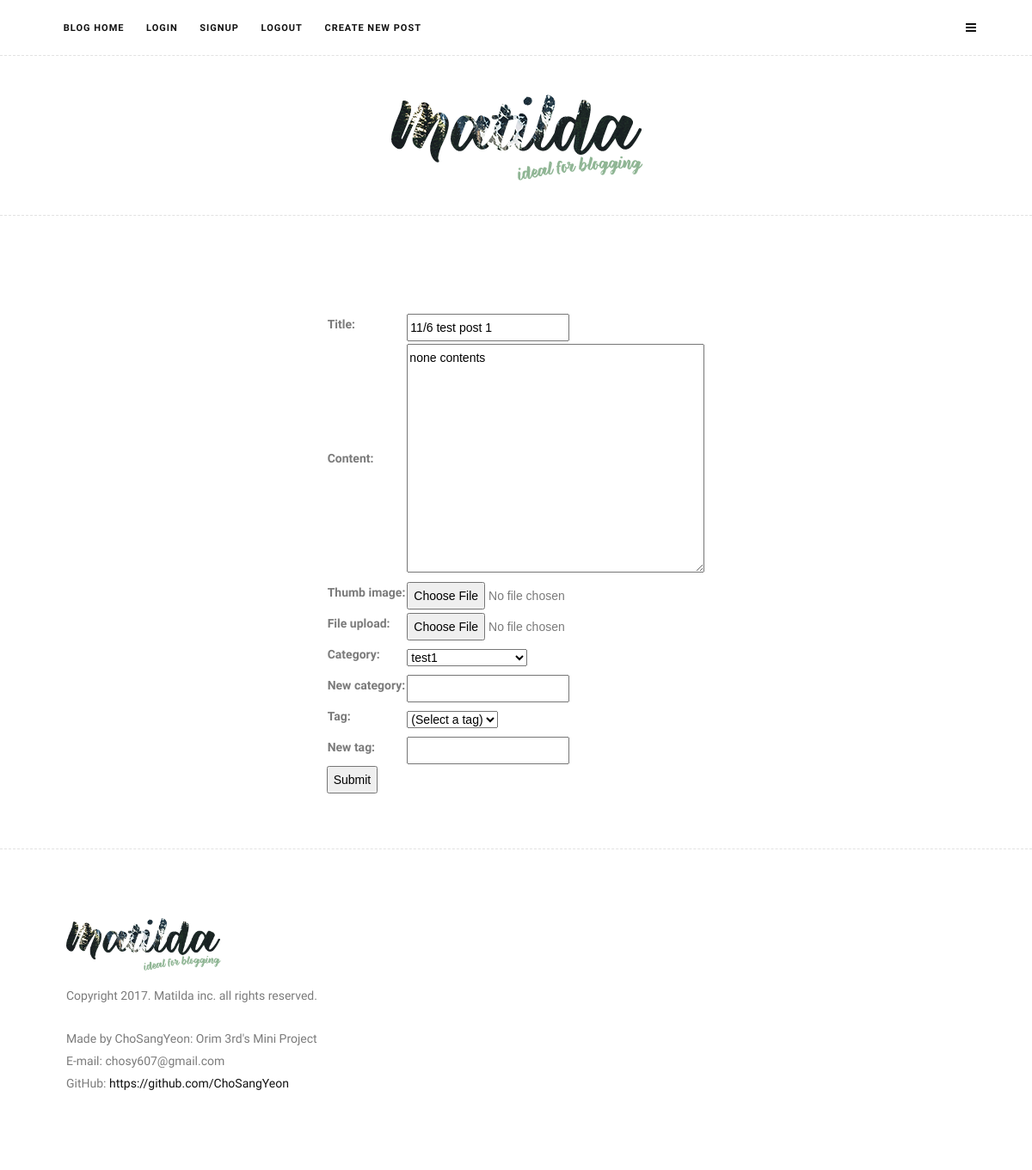
The page /blog/1/edit/ (signed in) on the database as committed earlier.
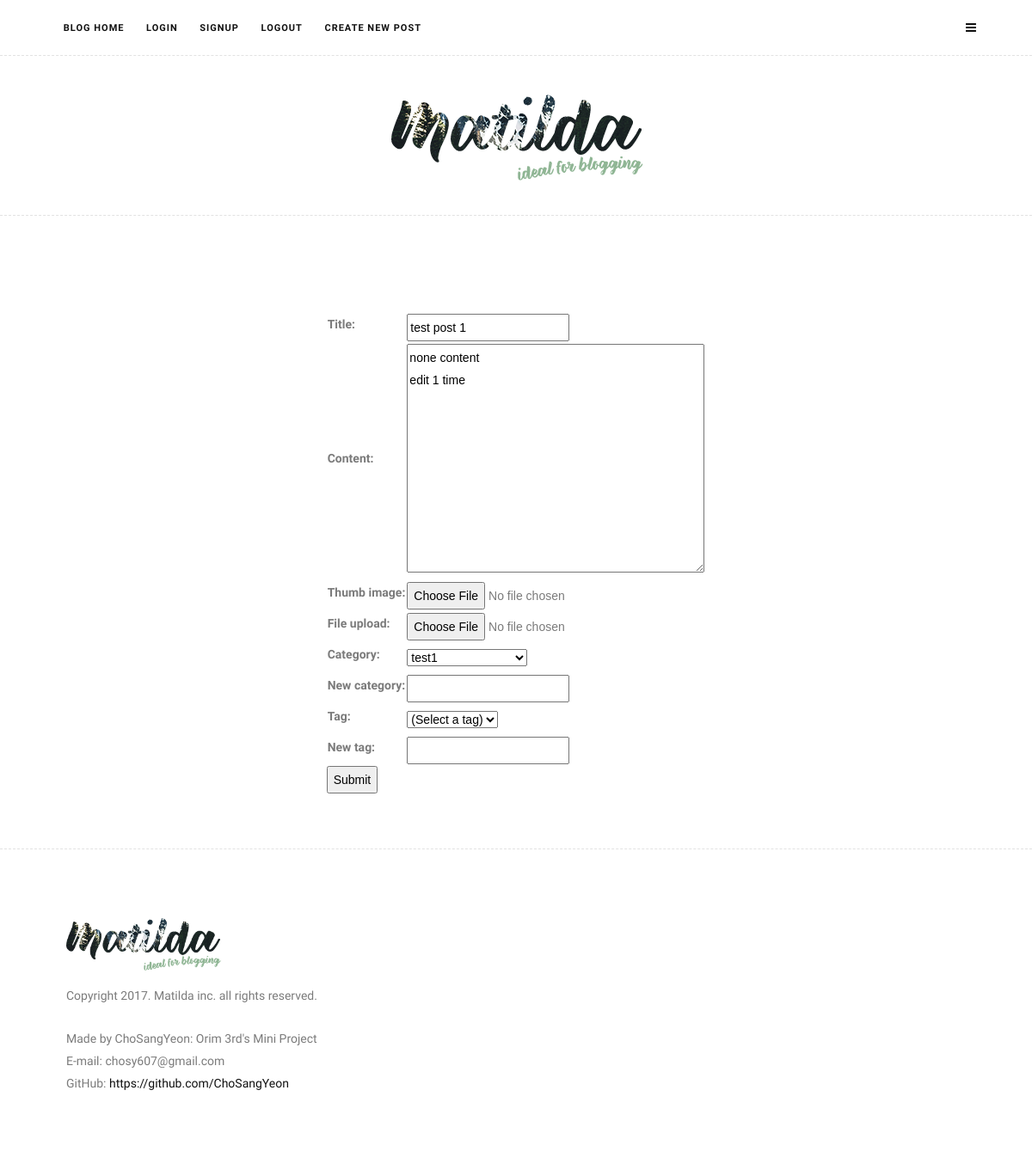
The same page on the database as committed later.
### blog/models.py (models this page shows, shortened)
class Post(models.Model):
    author = models.ForeignKey(User, on_delete=models.CASCADE, related_name='posts')
    title = models.CharField(max_length=100)
    content = models.TextField()
    thumb_image = models.ImageField(upload_to='blog/images/%Y/%m/%d/', blank=True)
    file_upload = models.FileField(upload_to='blog/files/%Y/%m/%d/', blank=True)
    created_at = models.DateTimeField(auto_now_add=True)
    updated_at = models.DateField(auto_now=True)
    view_count = models.PositiveIntegerField(default=0)
    tags = models.ManyToManyField('Tag', blank=True)
    viewed_by = models.ManyToManyField(User, blank=True)
    category = models.ForeignKey('Category', on_delete=models.SET_NULL, null=True, blank=True)

### blog/views.py (the view)
class PostUpdateView(UserPassesTestMixin, UpdateView):
    model = Post
    form_class = PostForm
    success_url = reverse_lazy('blog:post_list')
    template_name = 'blog/post_new.html'
    def test_func(self):
        return self.get_object().author == self.request.user

### blog/forms.py
class PostForm(forms.ModelForm):
    class Meta:
        model = Post
        fields = ['title', 'content', 'thumb_image', 'file_upload', 'category', 'new_category']
    category = forms.ModelChoiceField(
        queryset=Category.objects.all(),
        empty_label="(Select a category)",
        required=False,
    )
    new_category = forms.CharField(max_length=50, required=False)
    tag = forms.ModelChoiceField(
        queryset=Tag.objects.all(),
        empty_label="(Select a tag)",
        required=False,
    )
    new_tag = forms.CharField(max_length=50, required=False)

### blog/models.py (called while the page is built)
    def __str__(self):
        return self.name

    def __str__(self):
        return self.name

### templates/blog/post_new.html (shortened to what this page needs)
{% extends 'base.html' %}
{% block content %}
{% load static %}
<section class="site-section">
    <div class="container">
        <div class="row justify-content-center">
            <form action="" method="post" enctype="multipart/form-data">
                <table>
                    {{ form.as_table }}
                </table>
                <input type="submit">
            </form>
        </div>
    </div>
</section>
{% endblock %}

Rows that differ between the two databases and show on the page:
changed Post "test1": title "11/6 test post 1" → "test post 1"; content "none contents" → "none content edit 1 time"
